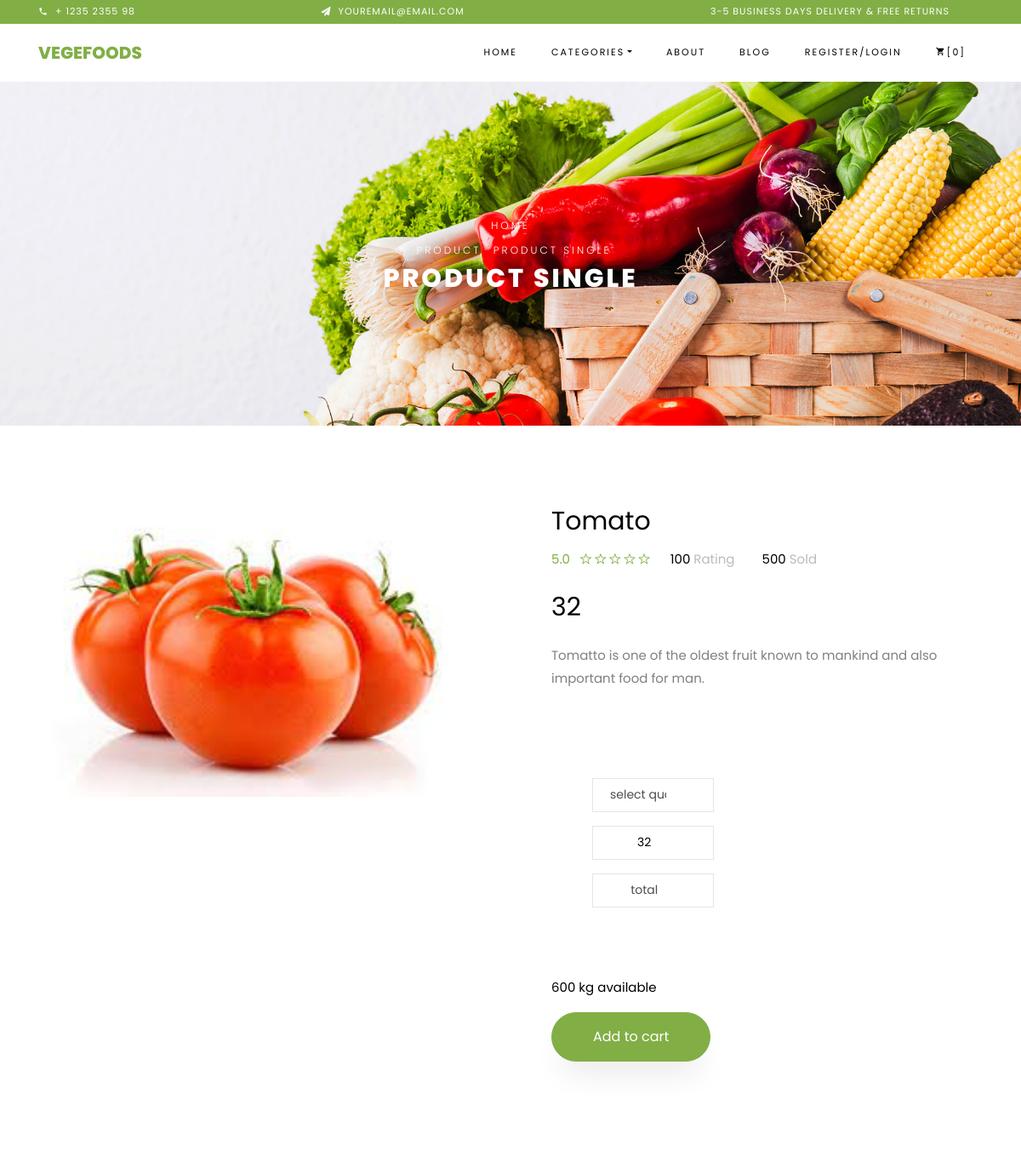
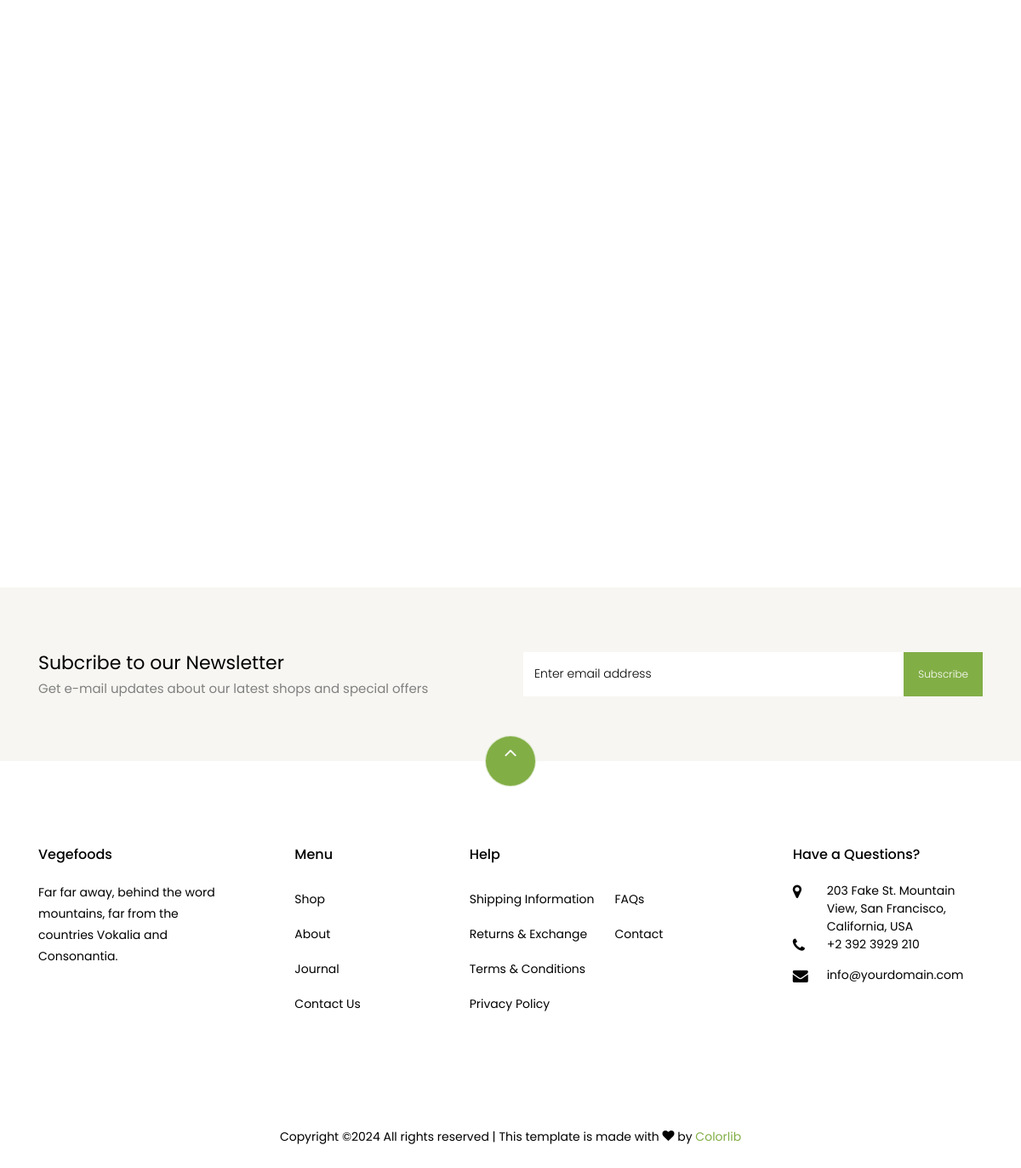
Screenshot of /Frontend/single_product/12/ with the database file from the repository (2 pictures, top to bottom).
### Backend/models.py (models this page shows)
class ProductDb(models.Model):
    Category_Name = models.CharField(max_length=50,null=True, blank=True)
    Products_Name = models.CharField(max_length=50,null=True, blank=True)
    Price = models.IntegerField(null=True, blank=True)
    Description = models.CharField(max_length=100,null=True, blank=True)
    ProductImage = models.ImageField(upload_to="image", null=True, blank=True)

### Frontend/views.py (the view)
# urls.py: path('single_product/<int:proid>/', views.single_product,name="single_product"),
def single_product(request,proid):
    pro = ProductDb.objects.get(id=proid)
    cat = CategoryDb.objects.all()
    return render(request,"singleproduct.html",{'pro':pro, 'cat':cat})

### Frontend/templates/singleproduct.html (shortened to what this page needs)
<!DOCTYPE html>
{% load static %}
<html lang="en">
  <head>
    <link rel="stylesheet" href="{% static 'Home/css/open-iconic-bootstrap.min.css' %}">
    <link rel="stylesheet" href="{% static 'Home/css/animate.css' %}">
    <link rel="stylesheet" href="{% static 'Home/css/owl.carousel.min.css' %}">
    <link rel="stylesheet" href="{% static 'Home/css/owl.theme.default.min.css' %}">
    <link rel="stylesheet" href="{% static 'Home/css/magnific-popup.css' %}">
    <link rel="stylesheet" href="{% static 'Home/css/aos.css' %}">
    <link rel="stylesheet" href="{% static 'Home/css/ionicons.min.css' %}">
    <link rel="stylesheet" href="{% static 'Home/css/bootstrap-datepicker.css' %}">
    <link rel="stylesheet" href="{% static 'Home/css/jquery.timepicker.css' %}">
    <link rel="stylesheet" href="{% static 'Home/css/flaticon.css' %}">
    <link rel="stylesheet" href="{% static 'Home/css/icomoon.css' %}">
    <link rel="stylesheet" href="{% static 'Home/css/style.css' %}">
  </head>
  <body class="goto-here">
		<div class="py-1 bg-primary">
    	<div class="container">
    		<div class="row no-gutters d-flex align-items-start align-items-center px-md-0">
	    		<div class="col-lg-12 d-block">
		    		<div class="row d-flex">
		    			<div class="col-md pr-4 d-flex topper align-items-center">
					    	<div class="icon mr-2 d-flex justify-content-center align-items-center"><span class="icon-phone2"></span></div>
						    <span class="text">+ 1235 2355 98</span>
					    </div>
					    <div class="col-md pr-4 d-flex topper align-items-center">
					    	<div class="icon mr-2 d-flex justify-content-center align-items-center"><span class="icon-paper-plane"></span></div>
						    <span class="text">youremail@email.com</span>
					    </div>
					    <div class="col-md-5 pr-4 d-flex topper align-items-center text-lg-right">
						    <span class="text">3-5 Business days delivery &amp; Free Returns</span>
					    </div>
				    </div>
			    </div>
		    </div>
		  </div>
    </div>
    <nav class="navbar navbar-expand-lg navbar-dark ftco_navbar bg-dark ftco-navbar-light" id="ftco-navbar">
	    <div class="container">
	      <a class="navbar-brand" href="index.html">Vegefoods</a>
	      <div class="collapse navbar-collapse" id="ftco-nav">
	        <ul class="navbar-nav ml-auto">
	          <li class="nav-item active"><a href="index.html" class="nav-link">Home</a></li>
	          <li class="nav-item dropdown">
              <a class="nav-link dropdown-toggle" href="#" id="dropdown04" data-toggle="dropdown" aria-haspopup="true" aria-expanded="false">Categories</a>
            </li>
	          <li class="nav-item"><a href="about.html" class="nav-link">About</a></li>
	          <li class="nav-item"><a href="blog.html" class="nav-link">Blog</a></li>
                {% if request.session.Name %}
	          <li class="nav-item"><a href="{% url 'Userlogin' %}" class="nav-link">Welcome   -  {{request.session.Name}} / logout</a></li>
                {% else %}
	          <li class="nav-item"><a href="{% url 'Userlogin' %}" class="nav-link">Register/login</a></li>
                {% endif %}
	          <li class="nav-item cta cta-colored"><a href="{% url 'Cart' %}" class="nav-link"><span class="icon-shopping_cart"></span>[0]</a></li>
	        </ul>
	      </div>
	    </div>
	  </nav>
    <div class="hero-wrap hero-bread" style="background-image: url({% static 'Home/images/bg_1.jpg' %});">
      <div class="container">
        <div class="row no-gutters slider-text align-items-center justify-content-center">
          <div class="col-md-9 ftco-animate text-center">
          	<p class="breadcrumbs"><span class="mr-2"><a href="{% url 'Frontend_page' %}" class="nav-link">Home</a></span> <span class="mr-2"><a href="index.html">Product</a></span> <span>Product Single</span></p>
            <h1 class="mb-0 bread">Product Single</h1>
          </div>
        </div>
      </div>
    </div>
    <section class="ftco-section">
    	<div class="container">
    		<div class="row">
    			<div class="col-lg-6 mb-5 ftco-animate">
    				<a href="images/product-1.jpg" class="image-popup"><img src="{{pro.ProductImage.url}}" width="500px" height="500px" class="img-fluid" alt="Colorlib Template"></a>
    			</div>
    			<div class="col-lg-6 product-details pl-md-5 ftco-animate">
    				<h3>{{pro.Products_Name}}</h3>
    				<div class="rating d-flex">
							<p class="text-left mr-4">
								<a href="#" class="mr-2">5.0</a>
								<a href="#"><span class="ion-ios-star-outline"></span></a>
								<a href="#"><span class="ion-ios-star-outline"></span></a>
								<a href="#"><span class="ion-ios-star-outline"></span></a>
								<a href="#"><span class="ion-ios-star-outline"></span></a>
								<a href="#"><span class="ion-ios-star-outline"></span></a>
							</p>
							<p class="text-left mr-4">
								<a href="#" class="mr-2" style="color: #000;">100 <span style="color: #bbb;">Rating</span></a>
							</p>
							<p class="text-left">
								<a href="#" class="mr-2" style="color: #000;">500 <span style="color: #bbb;">Sold</span></a>
							</p>
						</div>
    				<p class="price"><span>{{pro.Price}}</span></p>
    				<p>{{pro.Description}}
						</p>
						<div class="row mt-4">
							<div class="col-md-6">
							</div>
							<div class="input-group col-md-6 d-flex mb-3">
								<form action="{% url 'car_save' %}" class="bg-white p-5 contact-form" method="post">
              <div class="form-group">
                <input type="number" class="form-control"  id="qty" placeholder="select quantity" name="Quantity" min="1">
              </div>
              <div class="form-group">
                <input type="text" class="form-control" placeholder="" name="Price" value="{{pro.Price}}" id="price">
              </div>
				<div class="form-group">
                <input type="text" class="form-control" placeholder="total" name="Totalprice" id="total">
              	</div>
	          	</div>
	          	<div class="col-md-12">
	          		<p style="color: #000;">600 kg available</p>
	          	</div>
          	</div>
					<div class="form-group">
          	<input type="submit" value="Add to cart" class="btn btn-primary py-3 px-5">
    			</div>
    		</div>
    	</div>
    </section>
    <section class="ftco-section">
    	<div class="container">
				<div class="row justify-content-center mb-3 pb-3">
        </div>
    	</div>
    	<div class="container">
    		<div class="row">
    		</div>
    	</div>
    </section>
		<section class="ftco-section ftco-no-pt ftco-no-pb py-5 bg-light">
      <div class="container py-4">
        <div class="row d-flex justify-content-center py-5">
          <div class="col-md-6">
          	<h2 style="font-size: 22px;" class="mb-0">Subcribe to our Newsletter</h2>
          	<span>Get e-mail updates about our latest shops and special offers</span>
          </div>
          <div class="col-md-6 d-flex align-items-center">
            <form action="#" class="subscribe-form">
              <div class="form-group d-flex">
                <input type="text" class="form-control" placeholder="Enter email address">
                <input type="submit" value="Subscribe" class="submit px-3">
              </div>
            </form>
          </div>
        </div>
      </div>
    </section>
    <footer class="ftco-footer ftco-section">
      <div class="container">
      	<div class="row">
      		<div class="mouse">
						<a href="#" class="mouse-icon">
							<div class="mouse-wheel"><span class="ion-ios-arrow-up"></span></div>
						</a>
					</div>
      	</div>
        <div class="row mb-5">
          <div class="col-md">
            <div class="ftco-footer-widget mb-4">
              <h2 class="ftco-heading-2">Vegefoods</h2>
              <p>Far far away, behind the word mountains, far from the countries Vokalia and Consonantia.</p>
              <ul class="ftco-footer-social list-unstyled float-md-left float-lft mt-5">
              </ul>
            </div>
          </div>
          <div class="col-md">
            <div class="ftco-footer-widget mb-4 ml-md-5">
              <h2 class="ftco-heading-2">Menu</h2>
              <ul class="list-unstyled">
                <li><a href="#" class="py-2 d-block">Shop</a></li>
                <li><a href="#" class="py-2 d-block">About</a></li>
                <li><a href="#" class="py-2 d-block">Journal</a></li>
                <li><a href="#" class="py-2 d-block">Contact Us</a></li>
              </ul>
            </div>
          </div>
          <div class="col-md-4">
             <div class="ftco-footer-widget mb-4">
              <h2 class="ftco-heading-2">Help</h2>
              <div class="d-flex">
	              <ul class="list-unstyled mr-l-5 pr-l-3 mr-4">
	                <li><a href="#" class="py-2 d-block">Shipping Information</a></li>
	                <li><a href="#" class="py-2 d-block">Returns &amp; Exchange</a></li>
	                <li><a href="#" class="py-2 d-block">Terms &amp; Conditions</a></li>
	                <li><a href="#" class="py-2 d-block">Privacy Policy</a></li>
	              </ul>
	              <ul class="list-unstyled">
	                <li><a href="#" class="py-2 d-block">FAQs</a></li>
	                <li><a href="#" class="py-2 d-block">Contact</a></li>
	              </ul>
	            </div>
            </div>
          </div>
          <div class="col-md">
            <div class="ftco-footer-widget mb-4">
            	<h2 class="ftco-heading-2">Have a Questions?</h2>
            	<div class="block-23 mb-3">
	              <ul>
	                <li><span class="icon icon-map-marker"></span><span class="text">203 Fake St. Mountain View, San Francisco, California, USA</span></li>
	                <li><a href="#"><span class="icon icon-phone"></span><span class="text">+2 392 3929 210</span></a></li>
	                <li><a href="#"><span class="icon icon-envelope"></span><span class="text">info@yourdomain.com</span></a></li>
	              </ul>
	            </div>
            </div>
          </div>
        </div>
        <div class="row">
          <div class="col-md-12 text-center">
            <p>
						  Copyright &copy;<script>document.write(new Date().getFullYear());</script> All rights reserved | This template is made with <i class="icon-heart color-danger" aria-hidden="true"></i> by <a href="https://colorlib.com" target="_blank">Colorlib</a>
						</p>
          </div>
        </div>
      </div>
    </footer>
  </body>
</html>

### Frontend/static/Home/css/icomoon.css (style rules this page uses)
[class^="icon-"], [class*=" icon-"] { font-family: 'icomoon' !important; speak: none; font-style: normal; font-weight: normal; font-variant: normal; text-transform: none; line-height: 1; -webkit-font-smoothing: antialiased; -moz-osx-font-smoothing: grayscale; }
.icon-heart:before { content: "\f004"; }
.icon-map-marker:before { content: "\f041"; }
.icon-phone:before { content: "\f095"; }
.icon-envelope:before { content: "\f0e0"; }
.icon-paper-plane:before { content: "\f1d8"; }
.icon-phone2:before { content: "\e0cd"; }
.icon-shopping_cart:before { content: "\e8cc"; }

### rows the page displays
ProductDb: ProductImage (picture), Products_Name "Tomato", Price "32", Description "Tomatto is one of the oldest fruit known to mankind and also important food for man."
